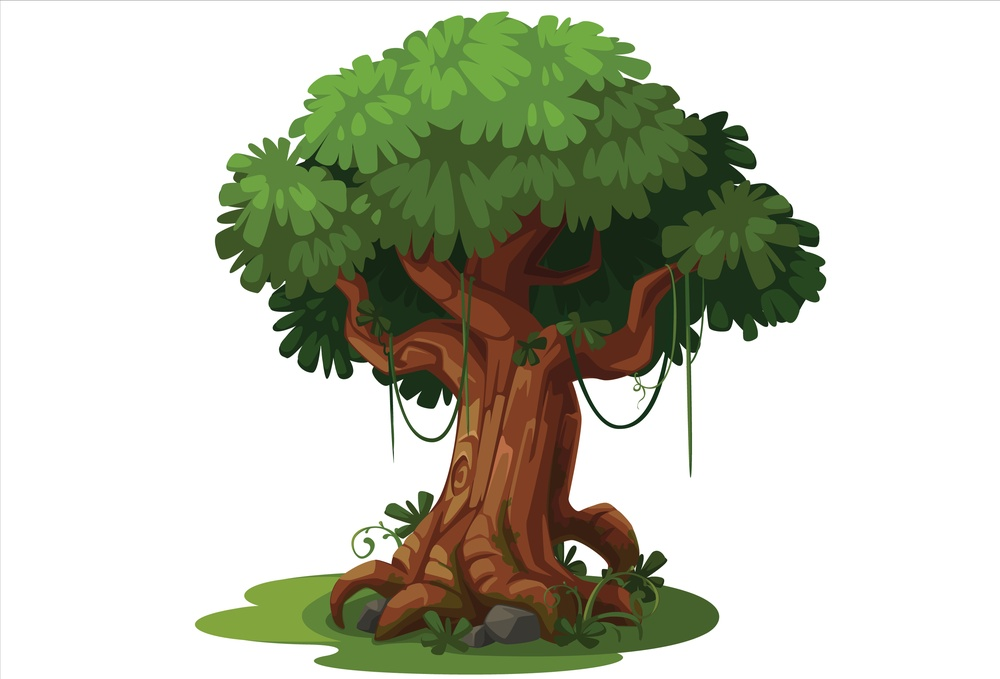
#> input picture e1_advancedDeepLearningAndComputerVIsion/d3_imageFormationAndProcessing/draw-rectangle/green_tree.jpg, 1000 x 679 px, shrunk from 2801 x 1901 before the run, found by its file name
$ jupyter execute drawing_rectangles.ipynb   (shell and % lines are left out)
#> lines starting #> are read from the running program, lines starting #| are printed output that depends on the picture; after the words box and inside, x2 and y2 are one past the last pixel; in counts of white or black regions, pixels touching at a corner belong together
<a href="https://colab.research.google.com/github/toddwalters/pgaiml-python-coding-examples/blob/main/advanced-deep-learning-computer-vision/d3/draw%20rectangle/Drawing_Rectangles.ipynb" target="_parent"></a>

[cell 1]
from google.colab import drive
drive.mount('/content/drive')

# Drawing Rectangles
Create all the rectangles, including the minimum area rectangle, around the object of interest in the image

## Step 1: Import the Necessary Libraries and Modules for Image Processing and Visualization
- Import the OpenCV library, which is used for various computer vision tasks, including image processing, object detection, and more
- Import the NumPy library, which is used for numerical computations in Python
- Import the Matplotlib library, which is a widely used plotting library in Python

[cell 2]
import cv2
import numpy as np
import matplotlib.pyplot as plt

## Step 2: Read the Image File

- Read an image file named **green_tree.jpg** from the current directory

[cell 3]
file_path = '/content/drive/MyDrive/Colab Notebooks/datasets/advDLandCV/green_tree.jpg'
image = cv2.imread(file_path,cv2.IMREAD_UNCHANGED)
#> image is the input picture: shape (679, 1000, 3); mean B, G, R 179.8, 196.2, 193.3

## Step 3: Display the Image Using Matplotlib After Converting It to RGB Color Space

[cell 4]
plt.imshow(cv2.cvtColor(image, cv2.COLOR_BGR2RGB))
plt.show()

## Step 4: Convert from BGR to Grayscale
- Convert the image to grayscale

[cell 5]
gray = cv2.cvtColor(image, cv2.COLOR_BGR2GRAY)
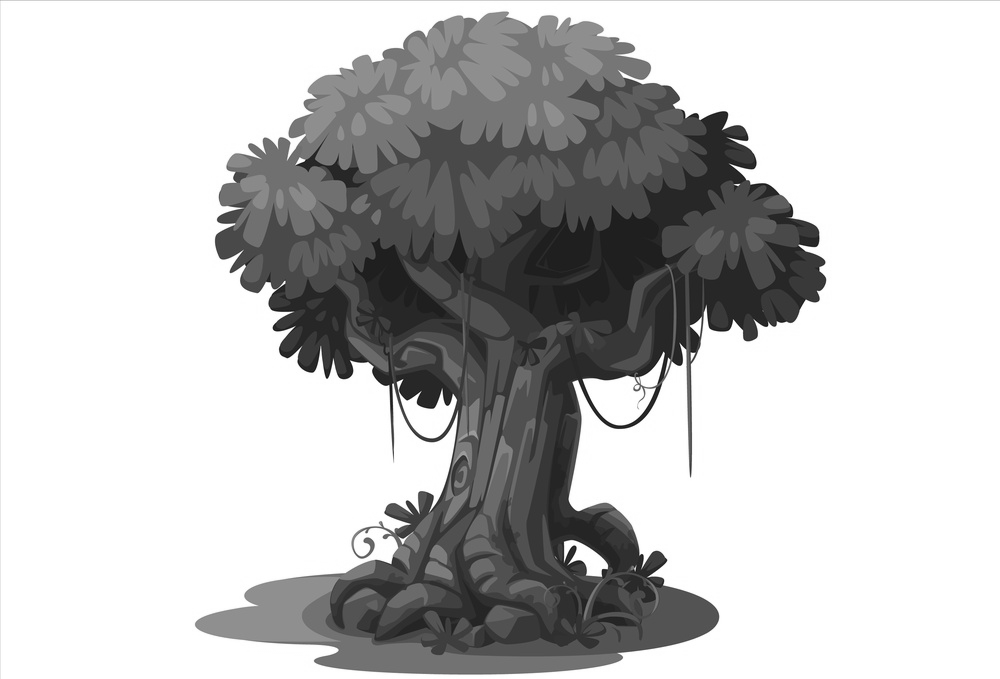
#> gray: shape (679, 1000); min 16, max 255, mean 193.4
plt.imshow(cv2.cvtColor(gray, cv2.COLOR_BGR2RGB))
plt.show()

**Observation:**
- The grayscale image (gray) will be displayed using matplotlib.

## Step 5: Extract the Binary Image Out of the Grayscale Image
- Apply binary inverse thresholding to the grayscale image
- Pixels with intensity greater than 150 are set to 0 (black), and those below 150 are set to 255 (white).

[cell 6]
ret, thresh = cv2.threshold(gray, 150, 255, cv2.THRESH_BINARY_INV)
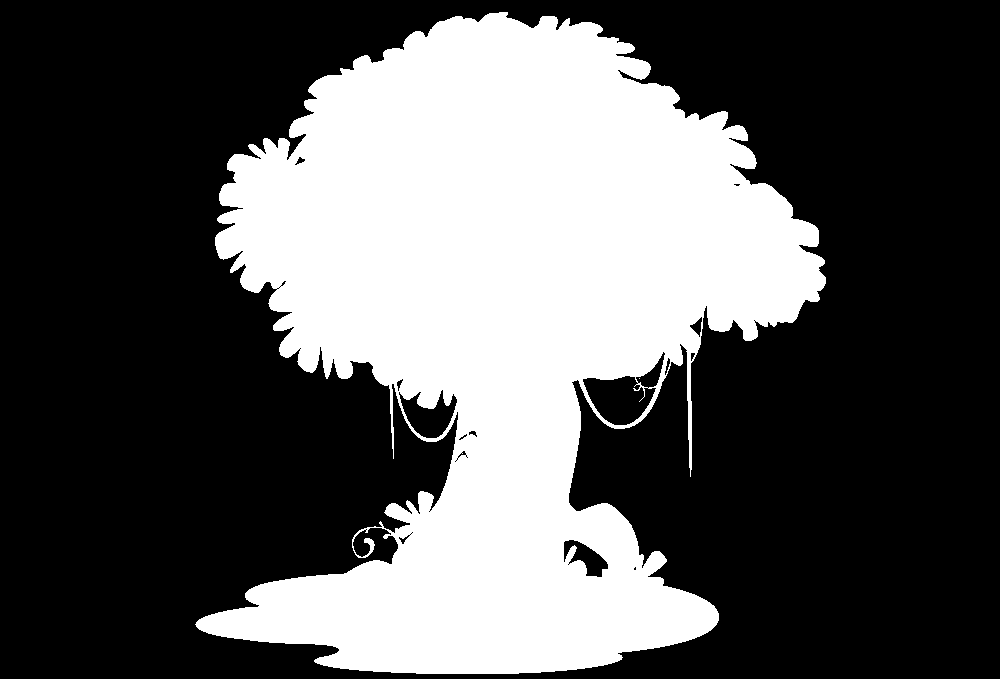
#> thresh: shape (679, 1000); 34.9% white; 2 white regions (1 under 20 px)

## Step 6: Get Contours
- Find contours in the thresholded image
- The RETR_EXTERNAL flag retrieves only the external (outermost) contours.
- The CHAIN_APPROX_SIMPLE method compresses horizontal, vertical, and diagonal segments into their endpoints.

[cell 7]
contours, hierarchy = cv2.findContours(thresh, cv2.RETR_EXTERNAL, cv2.CHAIN_APPROX_SIMPLE)
#> contours = 1 contour; box (x1, y1, x2, y2) and area: (195, 12, 826, 674) 240122

## Step 7: Draw Contours and Bounding Box
- Find bounding box coordinates
- Find a minimum area
- Calculate the coordinates of the minimum area rectangle
- Normalize coordinates to integers
- Draw contours

[cell 8]
for c in contours:
# used to draw an approximate rectangle around the binary image.
# This function is used mainly to highlight the region of interest after obtaining contours from an image.

    x,y,w,h = cv2.boundingRect(c)
    cv2.rectangle(image, (x,y), (x+w, y+h), (0, 0, 255), 10)
#> this loop made 1 pass
#> (x, y, w, h) on pass 1: (195, 12, 631, 662)
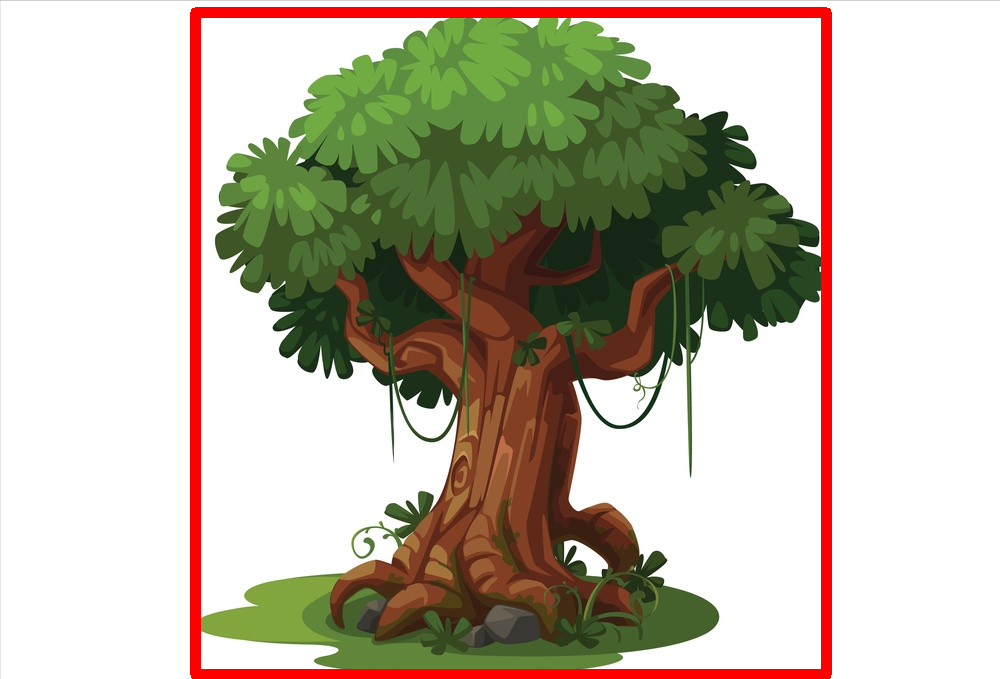
#> image: shape (679, 1000, 3); 4.09% of pixels changed, all inside (x1, y1, x2, y2) = (190, 7, 832, 679)

    #for finding the minimum area rotated rectangle
    # rect = cv2.minAreaRect(c)

    # Finds the four vertices of a rotated rect. Useful to draw the rotated rectangle.
    # box = cv2.boxPoints(rect)

    #used for converting bounding box floating point values to int in OpenCV
    # box = np.int0(box)

    # cv2.drawContours(image, [box], 0, (0,0, 255), 10)
